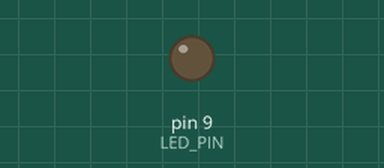
A sketch run on a simulated Arduino Uno, built with avr-gcc and run on an emulated ATmega328P. Shown: output pins drawn as LEDs (lit = HIGH).

Above: at 0.05 s.
At 5.75 s:
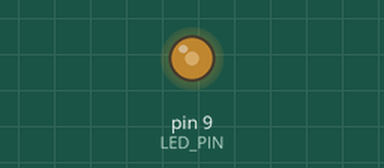
At 11.55 s:
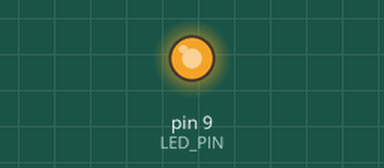
At 23.15 s:
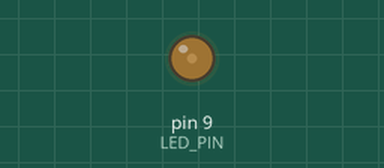
Timing chart, 0 to 33.3 s (numbered marks = the images above):
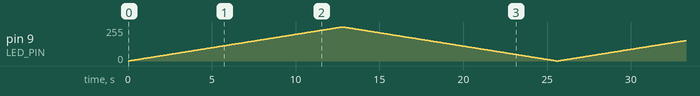

The sketch:

02_changing_led.ino
```cpp
/*
 * OK, here we are goind to code a little script to make LED change its color in time
 *
 */


#define LED_PIN 9 // Initialize and define variable to work

void setup()

// This function performs all actions described exactly one time after power on

{

  pinMode(LED_PIN, OUTPUT);

}

void loop()

// This function performs an infinite loop till break / power off

{

  for (int brightness = 0; brightness <= 255; brightness++) {

    analogWrite(LED_PIN, brightness); // This function changes output power in source LED_PIN defined earlier
    delay(50);

  }


  for (int brightness = 255; brightness >= 0; brightness--) {

    analogWrite(LED_PIN, brightness);
    delay(50);

  }

}
```
